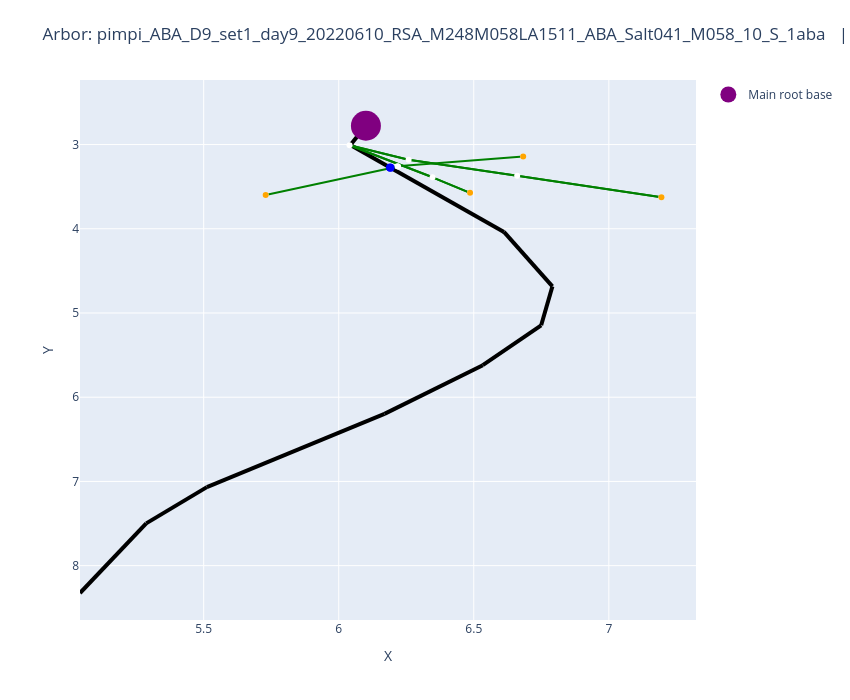

Write notebook code for a chart like this one.
### Code cell
fname="pimpi_ABA_D9_set1_day9_20220610_RSA_M248M058LA1511_ABA_Salt041_M058_10_S_1aba.csv"
arbor = rar.read_arbor_full_initial(fname)
draw.plot_arbors(arbor, 0, .1)

### Figure 1 — Plotly figure (JSON) as saved in the notebook; plotly's stock layout.template omitted (floating-point values rounded to 4 significant figures)
{"data": [{"line": {"color": "black", "width": 4}, "mode": "lines", "showlegend": false, "type": "scatter", "x": [6.101, 6.043], "y": [2.777, 3.006]}, {"line": {"color": "black", "width": 4}, "mode": "lines", "showlegend": false, "type": "scatter", "x": [6.043, 6.043], "y": [3.006, 3.006]}, {"line": {"color": "black", "width": 4}, "mode": "lines", "showlegend": false, "type": "scatter", "x": [6.043, 6.19], "y": [3.006, 3.272]}, {"line": {"color": "black", "width": 4}, "mode": "lines", "showlegend": false, "type": "scatter", "x": [6.19, 6.192], "y": [3.272, 3.275]}, {"line": {"color": "black", "width": 4}, "mode": "lines", "showlegend": false, "type": "scatter", "x": [6.192, 6.612], "y": [3.275, 4.037]}, {"line": {"color": "black", "width": 4}, "mode": "lines", "showlegend": false, "type": "scatter", "x": [6.612, 6.791], "y": [4.037, 4.684]}, {"line": {"color": "black", "width": 4}, "mode": "lines", "showlegend": false, "type": "scatter", "x": [6.791, 6.75], "y": [4.684, 5.146]}, {"line": {"color": "black", "width": 4}, "mode": "lines", "showlegend": false, "type": "scatter", "x": [6.75, 6.533], "y": [5.146, 5.62]}, {"line": {"color": "black", "width": 4}, "mode": "lines", "showlegend": false, "type": "scatter", "x": [6.533, 6.169], "y": [5.62, 6.197]}, {"line": {"color": "black", "width": 4}, "mode": "lines", "showlegend": false, "type": "scatter", "x": [6.169, 5.512], "y": [6.197, 7.068]}, {"line": {"color": "black", "width": 4}, "mode": "lines", "showlegend": false, "type": "scatter", "x": [5.512, 5.287], "y": [7.068, 7.498]}, {"line": {"color": "black", "width": 4}, "mode": "lines", "showlegend": false, "type": "scatter", "x": [5.287, 5.042], "y": [7.498, 8.325]}, {"line": {"color": "green", "width": 2}, "mode": "lines", "showlegend": false, "type": "scatter", "x": [6.683, 6.217], "y": [3.14, 3.257]}, {"line": {"color": "green", "width": 2}, "mode": "lines", "showlegend": false, "type": "scatter", "x": [6.217, 6.19], "y": [3.257, 3.272]}, {"line": {"color": "green", "width": 2}, "mode": "lines", "showlegend": false, "type": "scatter", "x": [5.729, 6.22], "y": [3.599, 3.26]}, {"line": {"color": "green", "width": 2}, "mode": "lines", "showlegend": false, "type": "scatter", "x": [6.22, 6.192], "y": [3.26, 3.275]}, {"line": {"color": "green", "width": 2}, "mode": "lines", "showlegend": false, "type": "scatter", "x": [6.486, 6.347], "y": [3.573, 3.389]}, {"line": {"color": "green", "width": 2}, "mode": "lines", "showlegend": false, "type": "scatter", "x": [6.347, 6.04], "y": [3.389, 3.008]}, {"line": {"color": "green", "width": 2}, "mode": "lines", "showlegend": false, "type": "scatter", "x": [6.04, 6.259], "y": [3.008, 3.18]}, {"line": {"color": "green", "width": 2}, "mode": "lines", "showlegend": false, "type": "scatter", "x": [6.259, 6.661], "y": [3.18, 3.371]}, {"line": {"color": "green", "width": 2}, "mode": "lines", "showlegend": false, "type": "scatter", "x": [6.661, 7.195], "y": [3.371, 3.626]}, {"line": {"color": "green", "width": 2}, "mode": "lines", "showlegend": false, "type": "scatter", "x": [7.195, 6.661], "y": [3.626, 3.371]}, {"line": {"color": "green", "width": 2}, "mode": "lines", "showlegend": false, "type": "scatter", "x": [6.661, 6.259], "y": [3.371, 3.18]}, {"line": {"color": "green", "width": 2}, "mode": "lines", "showlegend": false, "type": "scatter", "x": [6.259, 6.04], "y": [3.18, 3.008]}, {"line": {"color": "green", "width": 2}, "mode": "lines", "showlegend": false, "type": "scatter", "x": [6.04, 6.347], "y": [3.008, 3.389]}, {"line": {"color": "green", "width": 2}, "mode": "lines", "showlegend": false, "type": "scatter", "x": [6.347, 6.486], "y": [3.389, 3.573]}, {"marker": {"color": "white"}, "mode": "markers", "showlegend": false, "type": "scatter", "x": [5.729], "y": [3.599]}, {"marker": {"color": "white"}, "mode": "markers", "showlegend": false, "type": "scatter", "x": [6.04], "y": [3.008]}, {"marker": {"color": "white"}, "mode": "markers", "showlegend": false, "type": "scatter", "x": [6.259], "y": [3.18]}, {"marker": {"color": "white"}, "mode": "markers", "showlegend": false, "type": "scatter", "x": [6.192], "y": [3.275]}, {"marker": {"color": "white"}, "mode": "markers", "showlegend": false, "type": "scatter", "x": [6.22], "y": [3.26]}, {"marker": {"color": "white"}, "mode": "markers", "showlegend": false, "type": "scatter", "x": [6.19], "y": [3.272]}, {"marker": {"color": "white"}, "mode": "markers", "showlegend": false, "type": "scatter", "x": [6.661], "y": [3.371]}, {"marker": {"color": "white"}, "mode": "markers", "showlegend": false, "type": "scatter", "x": [6.347], "y": [3.389]}, {"marker": {"color": "white"}, "mode": "markers", "showlegend": false, "type": "scatter", "x": [7.195], "y": [3.626]}, {"marker": {"color": "white"}, "mode": "markers", "showlegend": false, "type": "scatter", "x": [6.683], "y": [3.14]}, {"marker": {"color": "white"}, "mode": "markers", "showlegend": false, "type": "scatter", "x": [6.217], "y": [3.257]}, {"marker": {"color": "white"}, "mode": "markers", "showlegend": false, "type": "scatter", "x": [6.486], "y": [3.573]}, {"marker": {"color": "orange"}, "mode": "markers", "showlegend": false, "type": "scatter", "x": [6.683], "y": [3.14]}, {"marker": {"color": "orange"}, "mode": "markers", "showlegend": false, "type": "scatter", "x": [5.729], "y": [3.599]}, {"marker": {"color": "orange"}, "mode": "markers", "showlegend": false, "type": "scatter", "x": [6.486], "y": [3.573]}, {"marker": {"color": "orange"}, "mode": "markers", "showlegend": false, "type": "scatter", "x": [7.195], "y": [3.626]}, {"marker": {"color": "blue", "size": 8}, "mode": "markers", "showlegend": false, "type": "scatter", "x": [6.192], "y": [3.275]}, {"marker": {"color": "blue", "size": 8}, "mode": "markers", "showlegend": false, "type": "scatter", "x": [6.19], "y": [3.272]}, {"marker": {"color": "purple", "size": 30}, "mode": "markers", "name": "Main root base", "type": "scatter", "x": [6.101], "y": [2.777]}], "layout": {"annotations": [{"font": {"size": 14}, "showarrow": false, "text": "", "x": 0.5, "xref": "paper", "y": -0.1, "yref": "paper"}], "height": 700, "margin": {"b": 80, "t": 80}, "title": {"text": "Arbor: pimpi_ABA_D9_set1_day9_20220610_RSA_M248M058LA1511_ABA_Salt041_M058_10_S_1aba   |   G=0, alpha=0.1"}, "width": 850, "xaxis": {"title": {"text": "X"}}, "yaxis": {"autorange": "reversed", "title": {"text": "Y"}}}}
